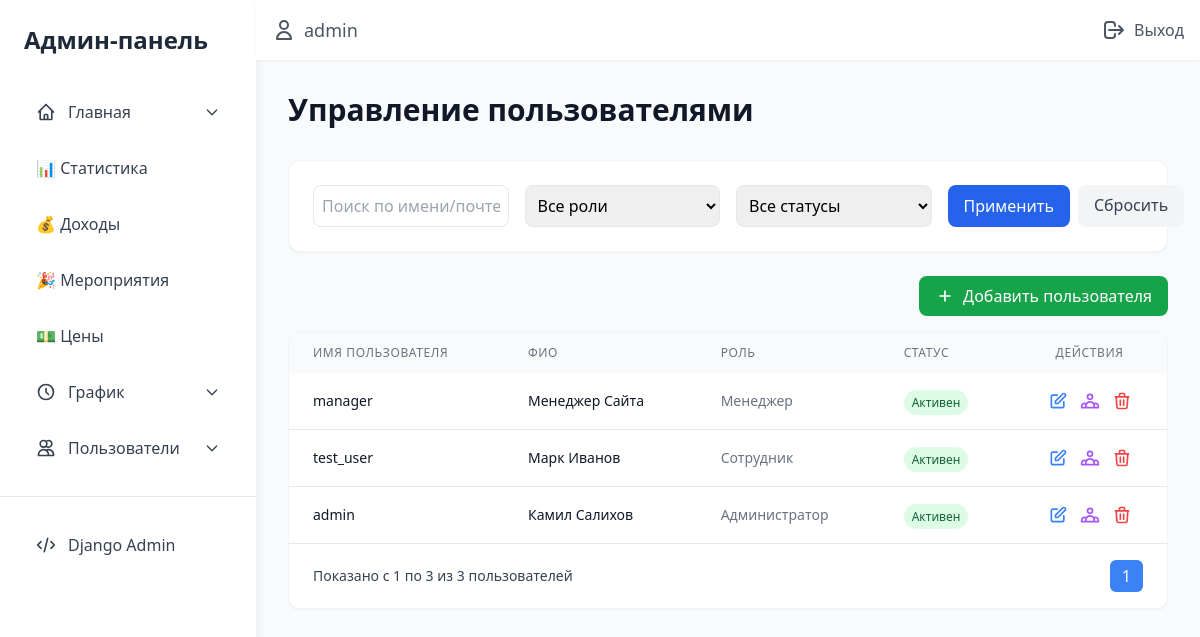
The app's page /staff/users/ (signed in), older data.
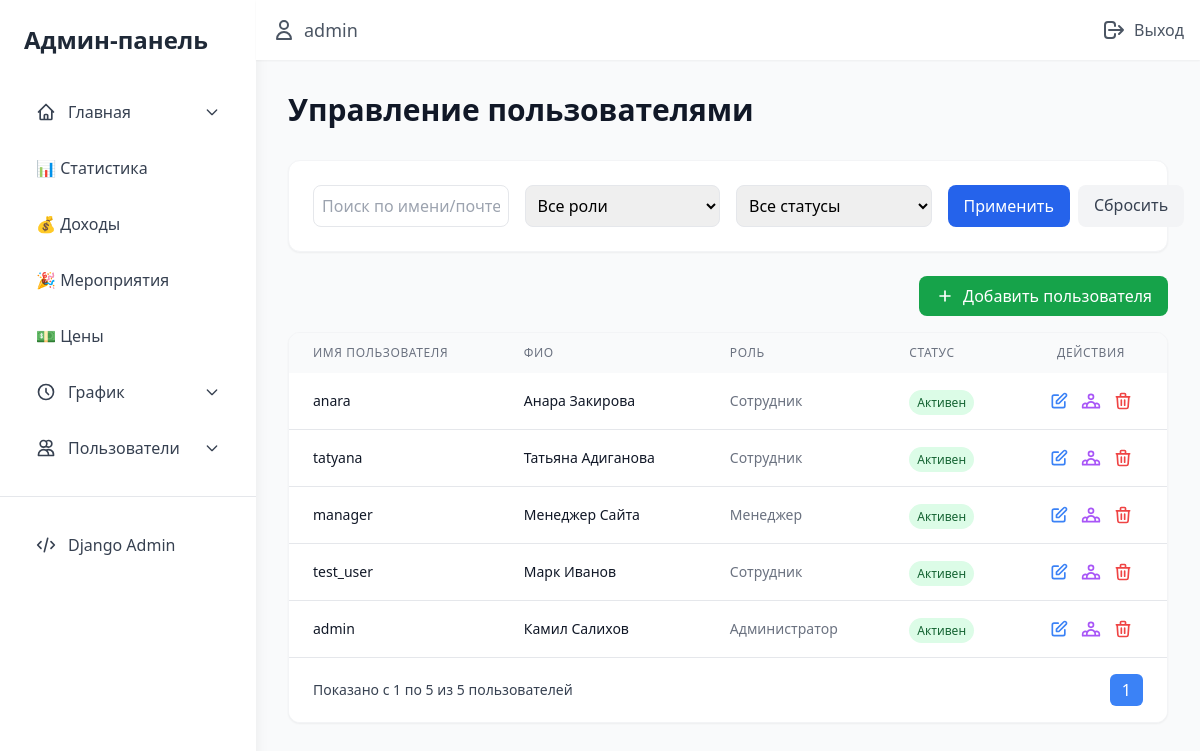
The same page, newer data.
### main/models.py (models this page shows, shortened)
class CustomUser(AbstractUser):
    ROLE_CHOICES = [
        ('CLIENT', 'Клиент'),
        ('STAFF', 'Сотрудник'),
        ('MANAGER', 'Менеджер'),
        ('ADMIN', 'Администратор'),
    ]
    PROFESSIONAL_ROLES = [
        ('none', 'Не назначена'),
        ('animator', 'Детский городок'),
        ('additional', 'Доп. сотрудник'),
        ('vr_operator', 'VR сотрудник'),
        ('cashier', 'Кассир (Администратор)'),
    ]
    phone_number = models.CharField(max_length=15, unique=True, verbose_name="Номер телефона")
    role = models.CharField(
        max_length=10,
        choices=ROLE_CHOICES,
        default='CLIENT',
        verbose_name='Роль'
    )
    professional_role = models.CharField(
        max_length=20,
        choices=PROFESSIONAL_ROLES,
        default='none',
        verbose_name='Профессиональная роль'
    )
    email = models.EmailField(unique=True, verbose_name="Email")
    def get_full_name(self):
        return f"{self.first_name} {self.last_name}".strip() or self.username

### staff/views.py (the view, shortened to what this page needs)
# urls.py: path('users/', views.users_view, name='users'),
@login_required
@role_required('Admin', 'Manager')
def users_view(request):
    users = CustomUser.objects.all().order_by('-date_joined')
    search_query = request.GET.get('search')
    role_filter = request.GET.get('role')
    if role_filter:
        users = users.filter(role=role_filter)
    is_active_filter = request.GET.get('is_active')
    if is_active_filter:
        users = users.filter(is_active=bool(int(is_active_filter)))
    paginator = Paginator(users, 15)
    page_number = request.GET.get('page', 1)
    page_obj = paginator.get_page(page_number)
    return render(request, 'staff/admin/users.html', {
        'users': page_obj
    })

### staff/views.py (called while the page is built)
def role_required(*group_names):
    def in_groups(user):
        if user.is_authenticated:
            if bool(user.groups.filter(name__in=group_names)) or user.is_superuser:
                return True
        return False
    return lambda u: user_passes_test(in_groups)(u)

### staff/templates/staff/admin/users.html (shortened to what this page needs)
{% extends 'staff/base_admin.html' %}
{% load static %}
{% block admin_content %}
<div class="max-w-7xl mx-auto">
    <h1 class="text-3xl font-bold text-gray-900 mb-8">Управление пользователями</h1>
    <div class="bg-white p-6 rounded-xl shadow-sm border border-gray-100 mb-6">
        <form method="get" class="grid grid-cols-1 md:grid-cols-4 gap-4">
            <input type="text" name="search" placeholder="Поиск по имени/почте"
                   value="{{ request.GET.search }}"
                   class="p-2 border border-gray-200 rounded-lg focus:ring-2 focus:ring-blue-500 focus:border-blue-500">
            <select name="role" class="p-2 border border-gray-200 rounded-lg focus:ring-2 focus:ring-blue-500 focus:border-blue-500">
                <option value="">Все роли</option>
            </select>
            <select name="is_active" class="p-2 border border-gray-200 rounded-lg focus:ring-2 focus:ring-blue-500 focus:border-blue-500">
                <option value="">Все статусы</option>
            </select>
            <div class="flex space-x-2">
                <button type="submit" class="bg-blue-600 text-white px-4 py-2 rounded-lg hover:bg-blue-700 transition-colors flex-1">
                    Применить
                </button>
                <a href="{% url 'staff:users' %}" class="bg-gray-100 text-gray-700 px-4 py-2 rounded-lg hover:bg-gray-200 transition-colors">
                    Сбросить
                </a>
            </div>
        </form>
    </div>
    <div class="mb-4 flex justify-end">
        <a href="{% url 'staff:create-user' %}" class="bg-green-600 text-white px-4 py-2 rounded-lg hover:bg-green-700 transition-colors flex items-center">
            <svg class="w-5 h-5 mr-2" fill="none" stroke="currentColor" viewBox="0 0 24 24">
                <path stroke-linecap="round" stroke-linejoin="round" stroke-width="2" d="M12 6v6m0 0v6m0-6h6m-6 0H6"></path>
            </svg>
            Добавить пользователя
        </a>
    </div>
    <div class="bg-white rounded-xl shadow-sm border border-gray-100 overflow-hidden">
        {% if users %}
        <div class="overflow-x-auto">
            <table class="w-full">
                <thead class="bg-gray-50">
                    <tr>
                        <th class="px-6 py-3 text-left text-xs font-medium text-gray-500 uppercase tracking-wider">Имя пользователя</th>
                        <th class="px-6 py-3 text-left text-xs font-medium text-gray-500 uppercase tracking-wider">ФИО</th>
                        <th class="px-6 py-3 text-left text-xs font-medium text-gray-500 uppercase tracking-wider">Роль</th>
                        <th class="px-6 py-3 text-left text-xs font-medium text-gray-500 uppercase tracking-wider">Статус</th>
                        <th class="px-6 py-3 text-center text-xs font-medium text-gray-500 uppercase tracking-wider">Действия</th>
                    </tr>
                </thead>
                <tbody class="bg-white divide-y divide-gray-200">
                    {% for user in users %}
                    <tr class="hover:bg-gray-50 transition-colors">
                        <td class="px-6 py-4 whitespace-nowrap">
                            <div class="flex items-center">
                                <div class="text-sm font-medium text-gray-900">{{ user.username }}</div>
                            </div>
                        </td>
                        <td class="px-6 py-4 whitespace-nowrap">
                            <div class="text-sm text-gray-900">
                                {% if user.get_full_name %}
                                    {{ user.get_full_name }}
                                {% else %}
                                    <span class="text-gray-400">Не указано</span>
                                {% endif %}
                            </div>
                        </td>
                        <td class="px-6 py-4 whitespace-nowrap text-sm text-gray-500">
                            {{ user.get_role_display }}
                        </td>
                        <td class="px-6 py-4 whitespace-nowrap">
                            <span class="px-2 py-1 text-xs rounded-full
                                {% if user.is_active %}bg-green-100 text-green-800
                                {% else %}bg-red-100 text-red-800{% endif %}">
                                {% if user.is_active %}Активен{% else %}Неактивен{% endif %}
                            </span>
                        </td>
                        <td class="px-6 py-4 whitespace-nowrap text-sm text-center">
                            <div class="flex items-center justify-center space-x-3">
                                <a href="{% url 'staff:edit-user' user.id %}" title="Редактировать"
                                   class="text-blue-500 hover:text-blue-700">
                                    <svg xmlns="http://www.w3.org/2000/svg" class="h-5 w-5" fill="none" viewBox="0 0 24 24" stroke="currentColor">
                                        <path stroke-linecap="round" stroke-linejoin="round" stroke-width="2" d="M11 5H6a2 2 0 00-2 2v11a2 2 0 002 2h11a2 2 0 002-2v-5m-1.414-9.414a2 2 0 112.828 2.828L11.828 15H9v-2.828l8.586-8.586z"/>
                                    </svg>
                                </a>
                                <a href="{% url 'staff:manage-user-children' user.id %}" title="Дети"
                                   class="text-purple-500 hover:text-purple-700">
                                </a>
                                <button title="Удалить"
                                        onclick="deleteUser({{ user.id }}, '{{ user.username }}')"
                                        class="text-red-500 hover:text-red-700">
                                    <svg xmlns="http://www.w3.org/2000/svg" class="h-5 w-5" fill="none" viewBox="0 0 24 24" stroke="currentColor">
                                        <path stroke-linecap="round" stroke-linejoin="round" stroke-width="2" d="M19 7l-.867 12.142A2 2 0 0116.138 21H7.862a2 2 0 01-1.995-1.858L5 7m5 4v6m4-6v6m1-10V4a1 1 0 00-1-1h-4a1 1 0 00-1 1v3M4 7h16"/>
                                    </svg>
                                </button>
                            </div>
                        </td>
                    </tr>
                    {% endfor %}
                </tbody>
            </table>
        </div>
        <div class="px-6 py-4 bg-white border-t border-gray-200">
            <div class="flex items-center justify-between">
                <div class="text-sm text-gray-700">
                    Показано с <span class="font-medium">{{ users.start_index }}</span> по
                    <span class="font-medium">{{ users.end_index }}</span> из
                    <span class="font-medium">{{ users.paginator.count }}</span> пользователей
                </div>
                <div class="flex space-x-2">
                    <span class="px-3 py-1 bg-blue-500 text-white rounded-md">
                        {{ users.number }}
                    </span>
                </div>
            </div>
        </div>
        {% endif %}
    </div>
</div>
{% endblock %}

### staff/templates/staff/base_admin.html (shortened to what this page needs)
{% load static %}
<!DOCTYPE html>
<html lang="ru">
<head>
    <link rel="stylesheet" href="https://cdn.jsdelivr.net/npm/flatpickr/dist/flatpickr.min.css">
    <link rel="stylesheet" href="{% static 'staff/css/admin.css' %}">
    <script src="https://cdn.tailwindcss.com"></script>
</head>
<body class="bg-gray-50">
    <div class="min-h-screen flex">
        <aside class="w-64 bg-white shadow-lg fixed left-0 top-0 bottom-0 overflow-y-auto z-10">
            <div class="p-6">
                <h2 class="text-2xl font-bold text-gray-800 mb-8">Админ-панель</h2>
                <nav class="space-y-2">
                    <div x-data="{ open: false }" @mouseenter="open = true" @mouseleave="open = false" class="relative">
                        <button class="flex items-center w-full p-3 text-gray-700 hover:bg-blue-50 rounded-lg transition-all">
                            <svg class="w-5 h-5 mr-3" fill="none" stroke="currentColor" viewBox="0 0 24 24">
                                <path stroke-linecap="round" stroke-linejoin="round" stroke-width="2"
                                      d="M3 12l2-2m0 0l7-7 7 7M5 10v10a1 1 0 001 1h3m10-11l2 2m-2-2v10a1 1 0 01-1 1h-3m-6 0a1 1 0 001-1v-4a1 1 0 011-1h2a1 1 0 011 1v4a1 1 0 001 1m-6 0h6"/>
                            </svg>
                            Главная
                            <svg class="ml-auto w-4 h-4 transform transition-transform"
                                 :class="open ? 'rotate-180' : ''" fill="none" stroke="currentColor" viewBox="0 0 24 24">
                                <path stroke-linecap="round" stroke-linejoin="round" stroke-width="2"
                                      d="M19 9l-7 7-7-7"/>
                            </svg>
                        </button>
                    </div>
                    <a href="{% url 'staff:statistics' %}"
                       class="block p-3 text-gray-700 hover:bg-blue-50 rounded-lg transition-all">📊 Статистика</a>
                    <a href="{% url 'staff:income-management' %}"
                       class="block p-3 text-gray-700 hover:bg-blue-50 rounded-lg transition-all">💰 Доходы</a>
                    <a href="{% url 'staff:events' %}"
                       class="block p-3 text-gray-700 hover:bg-blue-50 rounded-lg transition-all">🎉 Мероприятия</a>
                    <a href="{% url 'staff:price-settings' %}"
                       class="block p-3 text-gray-700 hover:bg-blue-50 rounded-lg transition-all">💵 Цены</a>
                    <div x-data="{ open: false }" @mouseenter="open = true" @mouseleave="open = false" class="relative">
                        <button class="flex items-center w-full p-3 text-gray-700 hover:bg-blue-50 rounded-lg transition-all">
                            <svg class="w-5 h-5 mr-3" fill="none" stroke="currentColor" viewBox="0 0 24 24">
                                <path stroke-linecap="round" stroke-linejoin="round" stroke-width="2"
                                      d="M12 8v4l3 3m6-3a9 9 0 11-18 0 9 9 0 0118 0z"/>
                            </svg>
                            График
                            <svg class="ml-auto w-4 h-4 transform transition-transform"
                                 :class="open ? 'rotate-180' : ''" fill="none" stroke="currentColor" viewBox="0 0 24 24">
                                <path stroke-linecap="round" stroke-linejoin="round" stroke-width="2"
                                      d="M19 9l-7 7-7-7"/>
                            </svg>
                        </button>
                    </div>
                    <div x-data="{ open: false }" @mouseenter="open = true" @mouseleave="open = false" class="relative">
                        <button class="flex items-center w-full p-3 text-gray-700 hover:bg-blue-50 rounded-lg transition-all">
                            <svg class="w-5 h-5 mr-3" fill="none" stroke="currentColor" viewBox="0 0 24 24">
                                <path stroke-linecap="round" stroke-linejoin="round" stroke-width="2"
                                      d="M12 4.354a4 4 0 110 5.292M15 21H3v-1a6 6 0 0112 0v1zm0 0h6v-1a6 6 0 00-9-5.197M13 7a4 4 0 11-8 0 4 4 0 018 0z"/>
                            </svg>
                            Пользователи
                            <svg class="ml-auto w-4 h-4 transform transition-transform"
                                 :class="open ? 'rotate-180' : ''" fill="none" stroke="currentColor" viewBox="0 0 24 24">
                                <path stroke-linecap="round" stroke-linejoin="round" stroke-width="2"
                                      d="M19 9l-7 7-7-7"/>
                            </svg>
                        </button>
                    </div>
                </nav>
            </div>
            <div class="p-6 border-t mt-auto">
                <a href="{% url 'admin:index' %}"
                   class="flex items-center p-3 text-gray-700 hover:bg-blue-50 rounded-lg transition-all">
                    <svg class="w-5 h-5 mr-3" fill="none" stroke="currentColor" viewBox="0 0 24 24">
                        <path stroke-linecap="round" stroke-linejoin="round" stroke-width="2"
                              d="M10 20l4-16m4 4l4 4-4 4M6 16l-4-4 4-4"/>
                    </svg>
                    Django Admin
                </a>
            </div>
        </aside>
        <div class="ml-64 flex-1">
            <header class="bg-white shadow-sm sticky top-0 z-10">
                <div class="max-w-7xl mx-auto px-4 py-4 flex justify-between items-center">
                    <div class="flex items-center space-x-4">
                        <a href="{% url 'accounts:profile' %}" class="text-gray-600 hover:text-gray-900 flex items-center">
                            <svg class="w-6 h-6 mr-2" fill="none" stroke="currentColor" viewBox="0 0 24 24">
                                <path stroke-linecap="round" stroke-linejoin="round" stroke-width="2"
                                      d="M16 7a4 4 0 11-8 0 4 4 0 018 0zM12 14a7 7 0 00-7 7h14a7 7 0 00-7-7z"/>
                            </svg>
                            <span class="text-lg font-medium">{{ user.username }}</span>
                        </a>
                    </div>
                    <form action="{% url 'accounts:logout' %}" method="post">
                        <button type="submit" class="flex items-center text-gray-600 hover:text-gray-900">
                            <svg class="w-6 h-6 mr-2" fill="none" stroke="currentColor" viewBox="0 0 24 24">
                                <path stroke-linecap="round" stroke-linejoin="round" stroke-width="2"
                                      d="M17 16l4-4m0 0l-4-4m4 4H7m6 4v1a3 3 0 01-3 3H6a3 3 0 01-3-3V7a3 3 0 013-3h4a3 3 0 013 3v1"/>
                            </svg>
                            Выход
                        </button>
                    </form>
                </div>
            </header>
            <main class="p-8">
                {% block admin_content %}
                {% endblock %}
            </main>
        </div>
    </div>
</body>
</html>

Row changes from the older to the newer data that the page shows:
added CustomUser: username "anara", get_full_name "Анара Закирова", role "Сотрудник", is_active "Активен"
added CustomUser: username "tatyana", get_full_name "Татьяна Адиганова", role "Сотрудник", is_active "Активен"
Text that changed along with them:
{{ users.end_index }}: "3" → "5"
{{ users.paginator.count }}: "3" → "5"
